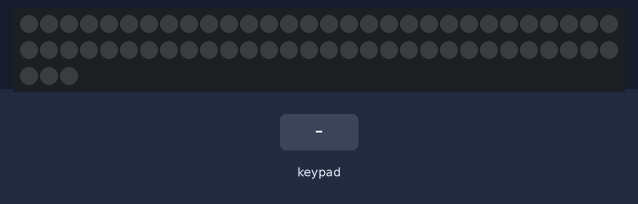
A sketch run on a simulated Arduino Uno, built with avr-gcc and run on an emulated ATmega328P. Parts: 63 RGB LEDs in strip order, left to right, continuing on the next row. The test bench sets the inputs (shaded band).

Above: at 1.2 s.
1.3 s: keypad keys 9 8 7 6 pressed 0.4 s apart
At 3.5 s:
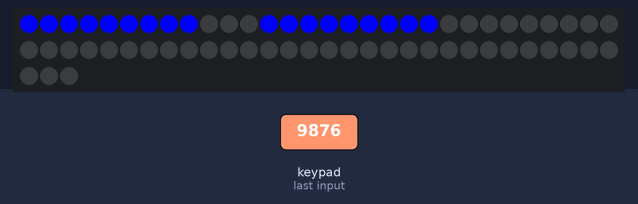
4.4 s: key '1' pressed
At 5.1 s:
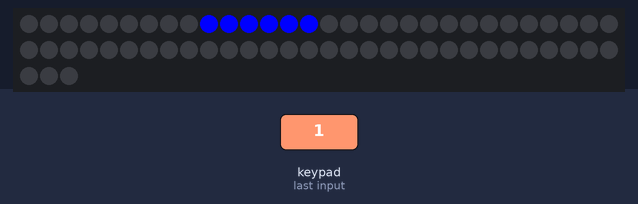
5.9 s: key '2' pressed
At 6.2 s:
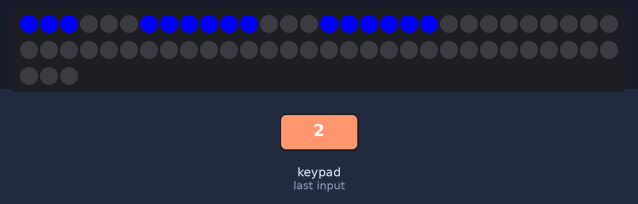
7.4 s: keypad keys 1 3 1 2 1 1 1 0 pressed 0.4 s apart
At 9.8 s:
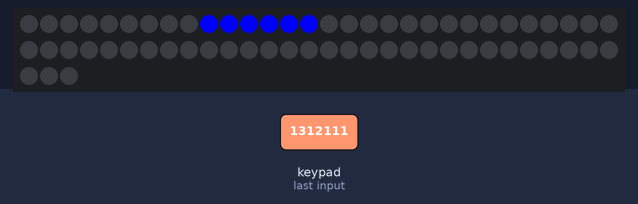
Timing chart, 0 to 11.3 s (numbered marks = the images above; inputs shaded):
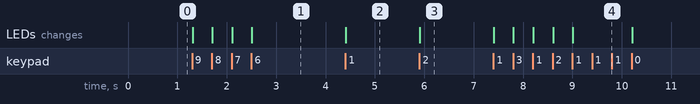

Measured:
- after the input at 1.3 s, the LEDs: first change at once (image 1 shows a later state)
- after the input at 4.4 s, the LEDs: change at once (image 2)
- after the input at 5.9 s, the LEDs: change at once (image 3)
- after the input at 7.4 s, the LEDs: change at once (image 4)

The sketch:

codice_04.ino
```cpp
#include <Keypad.h>
#include <FastLED.h>
#define NUM_LEDS 63
#define DATA_PIN 4
CRGB leds[NUM_LEDS];
const int righe = 4;
const int colonne = 4;
char keys[righe][colonne] = {
  { '1', '2', '3', 'A' },
  { '4', '5', '6', 'B' },
  { '7', '8', '9', '4' },
  { '*', '0', '#', 'D' },
};
byte colpin[colonne] = { 9, 8, 7, 6 };
byte rigpin[righe] = { 13, 12, 11, 10 };


Keypad keypad = Keypad(makeKeymap(keys), rigpin, colpin, righe, colonne);

void setup() {
  FastLED.addLeds<WS2811, DATA_PIN, GRB>(leds, NUM_LEDS);
}

void loop() {
char key = keypad.getKey();    // Leggi la pressione del tasto sul keypad

  if (key == '1') {
   leds[0] = CRGB::Black;
   leds[1] = CRGB::Black;
   leds[2] = CRGB::Black;
   leds[3] = CRGB::Black;
   leds[4] = CRGB::Black;
   leds[5] = CRGB::Black;
   leds[6] = CRGB::Black;
   leds[7] = CRGB::Black;
   leds[8] = CRGB::Black;
   leds[9] = CRGB::Blue;
   leds[10] = CRGB::Blue;
   leds[11] = CRGB::Blue;
   leds[12] = CRGB::Blue;
   leds[13] = CRGB::Blue;
   leds[14] = CRGB::Blue;
   leds[15] = CRGB::Black;
   leds[16] = CRGB::Black;
   leds[17] = CRGB::Black;
   leds[18] = CRGB::Black;
   leds[19] = CRGB::Black;
   leds[20] = CRGB::Black;
   FastLED.show();
  }
  if (key == '2') {
  leds[0] = CRGB::Blue;
  leds[1] = CRGB::Blue;
  leds[2] = CRGB::Blue;
  leds[3] = CRGB::Black;
  leds[4] = CRGB::Black;
  leds[5] = CRGB::Black;
  leds[6] = CRGB::Blue;
  leds[7] = CRGB::Blue;
  leds[8] = CRGB::Blue;
  leds[9] = CRGB::Blue;
  leds[10] = CRGB::Blue;
  leds[11] = CRGB::Blue;
  leds[12] = CRGB::Black;
  leds[13] = CRGB::Black;
  leds[14] = CRGB::Black;
  leds[15] = CRGB::Blue;
  leds[16] = CRGB::Blue;
  leds[17] = CRGB::Blue;
  leds[18] = CRGB::Blue;
  leds[19] = CRGB::Blue;
  leds[20] = CRGB::Blue;

  FastLED.show();
  }
  if (key == '3') {
  leds[0] = CRGB::Blue;
  leds[1] = CRGB::Blue;
  leds[2] = CRGB::Blue;
  leds[3] = CRGB::Black;
  leds[4] = CRGB::Black;
  leds[5] = CRGB::Black;
  leds[6] = CRGB::Blue;
  leds[7] = CRGB::Blue;
  leds[8] = CRGB::Blue;
  leds[9] = CRGB::Blue;
  leds[10] = CRGB::Blue;
  leds[11] = CRGB::Blue;
  leds[12] = CRGB::Blue;
  leds[13] = CRGB::Blue;
  leds[14] = CRGB::Blue;
  leds[15] = CRGB::Blue;
  leds[16] = CRGB::Blue;
  leds[17] = CRGB::Blue;
  leds[18] = CRGB::Black;
  leds[19] = CRGB::Black;
  leds[20] = CRGB::Black;
  FastLED.show();
  }
  if (key == '4') {
  leds[0] = CRGB::Blue;
  leds[1] = CRGB::Blue;
  leds[2] = CRGB::Blue;
  leds[3] = CRGB::Blue;
  leds[4] = CRGB::Blue;
  leds[5] = CRGB::Blue;
  leds[6] = CRGB::Black;
  leds[7] = CRGB::Black;
  leds[8] = CRGB::Black;
  leds[9] = CRGB::Blue;
  leds[10] = CRGB::Blue;
  leds[11] = CRGB::Blue;
  leds[12] = CRGB::Blue;
  leds[13] = CRGB::Blue;
  leds[14] = CRGB::Blue;
  leds[15] = CRGB::Black;
  leds[16] = CRGB::Black;
  leds[17] = CRGB::Black;
  leds[18] = CRGB::Black;
  leds[19] = CRGB::Black;
  leds[20] = CRGB::Black;
  FastLED.show();
  }
  if (key == '5') {
  leds[0] = CRGB::Blue;
  leds[1] = CRGB::Blue;
  leds[2] = CRGB::Blue;
  leds[3] = CRGB::Blue;
  leds[4] = CRGB::Blue;
  leds[5] = CRGB::Blue;
  leds[6] = CRGB::Blue;
  leds[7] = CRGB::Blue;
  leds[8] = CRGB::Blue;
  leds[9] = CRGB::Black;
  leds[10] = CRGB::Black;
  leds[11] = CRGB::Black;
  leds[12] = CRGB::Blue;
  leds[13] = CRGB::Blue;
  leds[14] = CRGB::Blue;
  leds[15] = CRGB::Blue;
  leds[16] = CRGB::Blue;
  leds[17] = CRGB::Blue;
  leds[18] = CRGB::Black;
  leds[19] = CRGB::Black;
  leds[20] = CRGB::Black;
  FastLED.show();
  }
  if (key == '6') {
  leds[0] = CRGB::Blue;
  leds[1] = CRGB::Blue;
  leds[2] = CRGB::Blue;
  leds[3] = CRGB::Blue;
  leds[4] = CRGB::Blue;
  leds[5] = CRGB::Blue;
  leds[6] = CRGB::Blue;
  leds[7] = CRGB::Blue;
  leds[8] = CRGB::Blue;
  leds[9] = CRGB::Black;
  leds[10] = CRGB::Black;
  leds[11] = CRGB::Black;
  leds[12] = CRGB::Blue;
  leds[13] = CRGB::Blue;
  leds[14] = CRGB::Blue;
  leds[15] = CRGB::Blue;
  leds[16] = CRGB::Blue;
  leds[17] = CRGB::Blue;
  leds[18] = CRGB::Blue;
  leds[19] = CRGB::Blue;
  leds[20] = CRGB::Blue;
  FastLED.show();
  }
  if (key == '7') {
  leds[0] = CRGB::Blue;
  leds[1] = CRGB::Blue;
  leds[2] = CRGB::Blue;
  leds[3] = CRGB::Black;
  leds[4] = CRGB::Black;
  leds[5] = CRGB::Black;
  leds[6] = CRGB::Blue;
  leds[7] = CRGB::Blue;
  leds[8] = CRGB::Blue;
  leds[9] = CRGB::Blue;
  leds[10] = CRGB::Blue;
  leds[11] = CRGB::Blue;
  leds[12] = CRGB::Blue;
  leds[13] = CRGB::Blue;
  leds[14] = CRGB::Blue;
  leds[15] = CRGB::Black;
  leds[16] = CRGB::Black;
  leds[17] = CRGB::Black;
  leds[18] = CRGB::Black;
  leds[19] = CRGB::Black;
  leds[20] = CRGB::Black;
  FastLED.show();
  }
  if (key == '8') {
  leds[0] = CRGB::Blue;
  leds[1] = CRGB::Blue;
  leds[2] = CRGB::Blue;
  leds[3] = CRGB::Blue;
  leds[4] = CRGB::Blue;
  leds[5] = CRGB::Blue;
  leds[6] = CRGB::Blue;
  leds[7] = CRGB::Blue;
  leds[8] = CRGB::Blue;
  leds[9] = CRGB::Blue;
  leds[10] = CRGB::Blue;
  leds[11] = CRGB::Blue;
  leds[12] = CRGB::Blue;
  leds[13] = CRGB::Blue;
  leds[14] = CRGB::Blue;
  leds[15] = CRGB::Blue;
  leds[16] = CRGB::Blue;
  leds[17] = CRGB::Blue;
  leds[18] = CRGB::Blue;
  leds[19] = CRGB::Blue;
  leds[20] = CRGB::Blue;
  FastLED.show();
  }
  if (key == '9') {
  leds[0] = CRGB::Blue;
  leds[1] = CRGB::Blue;
  leds[2] = CRGB::Blue;
  leds[3] = CRGB::Blue;
  leds[4] = CRGB::Blue;
  leds[5] = CRGB::Blue;
  leds[6] = CRGB::Blue;
  leds[7] = CRGB::Blue;
  leds[8] = CRGB::Blue;
  leds[9] = CRGB::Blue;
  leds[10] = CRGB::Blue;
  leds[11] = CRGB::Blue;
  leds[12] = CRGB::Blue;
  leds[13] = CRGB::Blue;
  leds[14] = CRGB::Blue;
  leds[15] = CRGB::Blue;
  leds[16] = CRGB::Blue;
  leds[17] = CRGB::Blue;
  leds[18] = CRGB::Black;
  leds[19] = CRGB::Black;
  leds[20] = CRGB::Black;
  FastLED.show();
  }
  if (key == '0') {
  leds[0] = CRGB::Black;
  leds[1] = CRGB::Black;
  leds[2] = CRGB::Black;
  leds[3] = CRGB::Blue;
  leds[4] = CRGB::Blue;
  leds[5] = CRGB::Blue;
  leds[6] = CRGB::Blue;
  leds[7] = CRGB::Blue;
  leds[8] = CRGB::Blue;
  leds[9] = CRGB::Blue;
  leds[10] = CRGB::Blue;
  leds[11] = CRGB::Blue;
  leds[12] = CRGB::Blue;
  leds[13] = CRGB::Blue;
  leds[14] = CRGB::Blue;
  leds[15] = CRGB::Blue;
  leds[16] = CRGB::Blue;
  leds[17] = CRGB::Blue;
  leds[18] = CRGB::Blue;
  leds[19] = CRGB::Blue;
  leds[20] = CRGB::Blue;
  FastLED.show();
  }
  if (key == 'a') {
   leds[0] = CRGB::Black;
   leds[1] = CRGB::Black;
   leds[2] = CRGB::Black;
   leds[3] = CRGB::Black;
   leds[4] = CRGB::Black;
   leds[5] = CRGB::Black;
   leds[6] = CRGB::Black;
   leds[7] = CRGB::Black;
   leds[8] = CRGB::Black;
   leds[9] = CRGB::Black;
   leds[10] = CRGB::Black;
   leds[11] = CRGB::Black;
   leds[12] = CRGB::Black;
   leds[13] = CRGB::Black;
   leds[14] = CRGB::Black;
   leds[15] = CRGB::Black;
   leds[16] = CRGB::Black;
   leds[17] = CRGB::Black;
   leds[18] = CRGB::Black;
   leds[19] = CRGB::Black;
   leds[20] = CRGB::Black;
   FastLED.show();
  }
}
```
